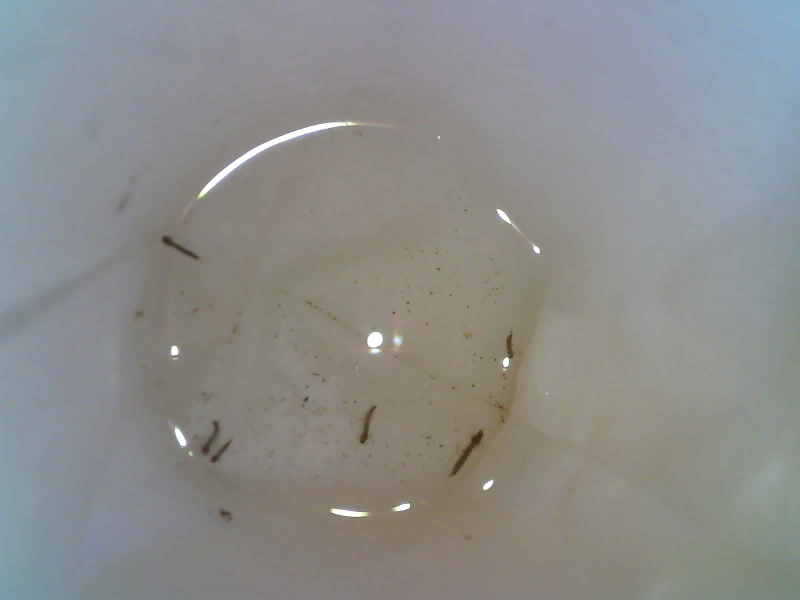
#> input picture dataset/202210242016.jpg, 1600 x 1200 px, found by its file name (shown at 1/2 size); its folder holds only this picture in this run
$ jupyter execute --allow-errors ProcesarResultados.ipynb   (shell and % lines are left out)
#> lines starting #> are read from the running program, lines starting #| are printed output that depends on the picture; after the words box and inside, x2 and y2 are one past the last pixel; in counts of white or black regions, pixels touching at a corner belong together
Para google colab montamos el drive de google y nos desplazamos a nuestra carpeta

[cell 1]
from google.colab import drive
drive.mount('/content/drive')

%cd /content/drive/MyDrive/Programacion/Python/Bots/SmartOVI

Estiramos la lista de archivos en el dataset

[cell 2]
import os
archivos = os.listdir('dataset/')

import cv2
import numpy as np

Recorremos la lista de archivos y guardamos los datos en el dataframe

[cell 3]
fechas = []
horas = []
cantidades = []

directorio = './dataset/'

for archivo in archivos:
    #contador de larvas
    cLarvas = 0

    imagen = cv2.imread(directorio + archivo)
#> imagen is the input picture: shape (1200, 1600, 3); mean B, G, R 138.8, 140.3, 139.4
    grises = cv2.cvtColor(imagen, cv2.COLOR_BGR2GRAY)
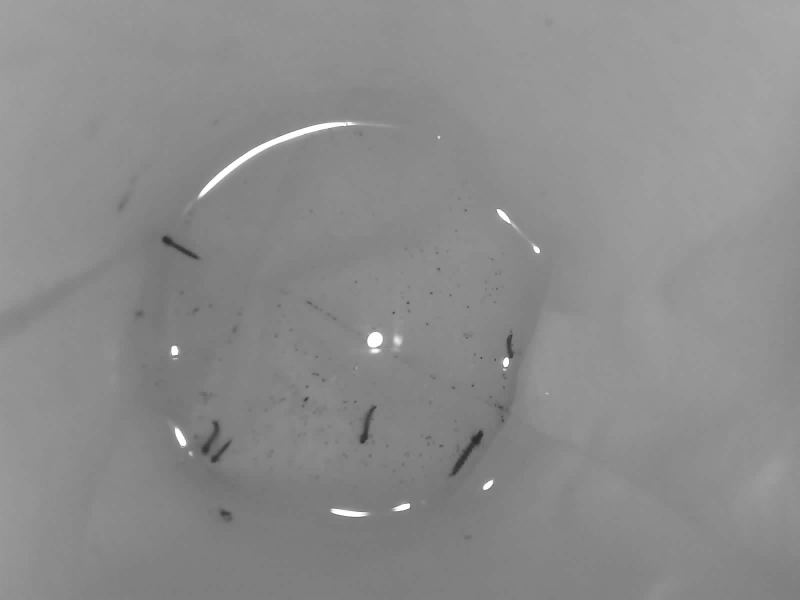
#> grises: shape (1200, 1600) (shown at 1/2 size); min 39, max 255, mean 139.9

    #se procede a realizar la umbralización con parámetros estáticos
    _,th = cv2.threshold(grises, 85, 255, cv2.THRESH_BINARY_INV)
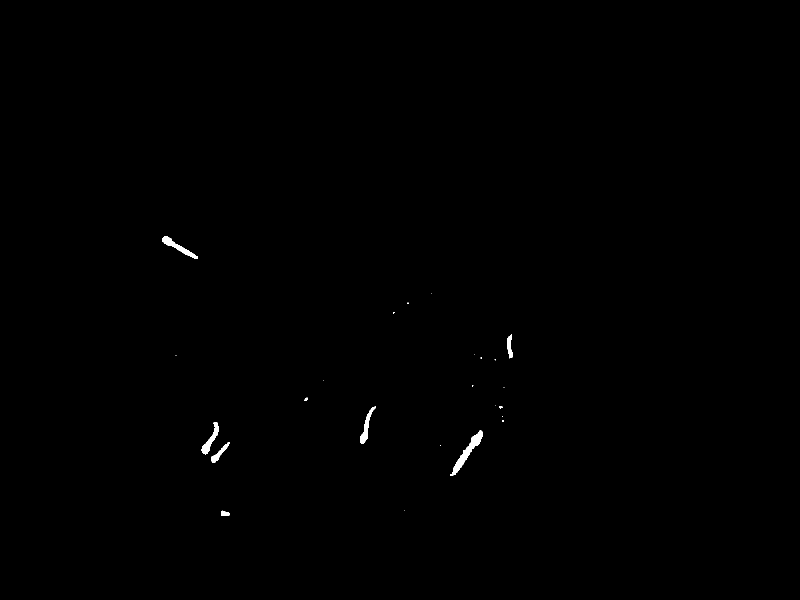
#> th: shape (1200, 1600) (shown at 1/2 size); 0.24% white; 24 white regions (15 under 20 px), largest, box (x1, y1, x2, y2) and area: (900, 861, 966, 952) 1337, (325, 472, 396, 518) 784, (403, 844, 438, 909) 689

    #se itera con operaciónes morfológicas sobre el resultado para eliminar el ruido
    kernel = np.ones((5,5),np.uint8)
    opening = cv2.morphologyEx(th, cv2.MORPH_OPEN,kernel)
#> opening: shape (1200, 1600); 0.22% white; 7 white regions

    #se utiliza el algortimo de detección por contornos para detección de objetos
    cnts,_ = cv2.findContours(opening,cv2.RETR_EXTERNAL,cv2.CHAIN_APPROX_SIMPLE)
#> cnts = 7 contours; box (x1, y1, x2, y2) and area: (904, 862, 966, 950) 1208, (325, 472, 395, 517) 697, (404, 844, 437, 908) 602, (720, 819, 746, 887) 544, (423, 888, 456, 925) 346, (1014, 672, 1026, 716) 292, (443, 1022, 459, 1032) 112

    #ciclo para recorrer los contornos y dibujar rectangulos
    for contorno in cnts:
        (x,y,w,h) = cv2.boundingRect(contorno)
        if w>11 and h>11:                                       #parametros estáticos para no dibujar contornos pequeños (suciedad)
            cv2.rectangle(imagen,(x,y),(x+w,y+h),(255,0,0),2)
            cLarvas=cLarvas+1
#> this loop made 7 passes
#> (x, y, w, h) on passes 1 to 7: (443, 1022, 16, 10), (423, 888, 33, 37), (904, 862, 62, 88), (404, 844, 33, 64), (720, 819, 26, 68), (1014, 672, 12, 44), (325, 472, 70, 45)
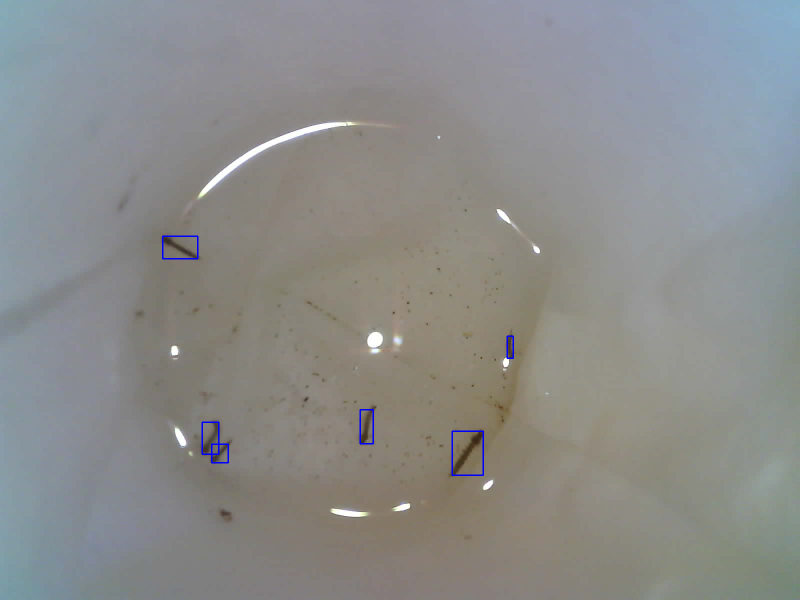
#> imagen: shape (1200, 1600, 3) (shown at 1/2 size); 0.18% of pixels changed, all inside (x1, y1, x2, y2) = (324, 471, 1028, 952)
#> after the loop, cLarvas = 6

    cantidades.append(cLarvas)
    fechas.append(archivo[0:4]+'-'+archivo[4:6]+'-'+archivo[6:8])
    horas.append(archivo[8:10]+':'+archivo[10:12])

Creamos el Dataframe donde almacenaremos los datos

[cell 4]
import pandas as pd

df = pd.DataFrame({
    "cantidad":cantidades,
    "fecha":fechas,
    "hora": horas
})
#> df = table of 1 rows and 3 columns

display(df)

Presentamos los datos obtenidos

[cell 5]
import matplotlib.pyplot as plt

x = np.linspace(1,370,370)
y = cantidades
#> y = [6]

_,ax = plt.subplots()


#> (the rest of this cell did not finish here and is left out)

[cell 6]
import matplotlib.pyplot as plt
import matplotlib.patches as mpatches
import numpy as np

x = np.linspace(1,370,370)
y = cantidades

_,ax = plt.subplots()

ax.axhline(6, ls='--', color='r')

m_rojo = mpatches.Patch(color='red', label='Muestras insertadas')
m_blue = mpatches.Patch(color='blue', label='Muestras detectadas')
ax.legend(handles = [m_blue,m_rojo])

ax.set_ylabel("Larvas detectadas")
ax.set_xlabel("Nro de muestra")

#> (the rest of this cell did not finish here and is left out)

[cell 7]
import matplotlib.pyplot as plt
import numpy as np

_,ax = plt.subplots()

ax.hist(cantidades, bins=8, linewidth=0.5, edgecolor = "white")

m_blue = mpatches.Patch(color='blue', label='Muestras detectadas')
ax.legend(handles = [m_blue])

ax.set(xlim=(1,11), xticks = np.arange(1,12),ylim=(0,100),yticks=np.linspace(1,100,10))

ax.set_ylabel("Cantidad de muestras")
ax.set_xlabel("Cantidad detectada")

plt.show()
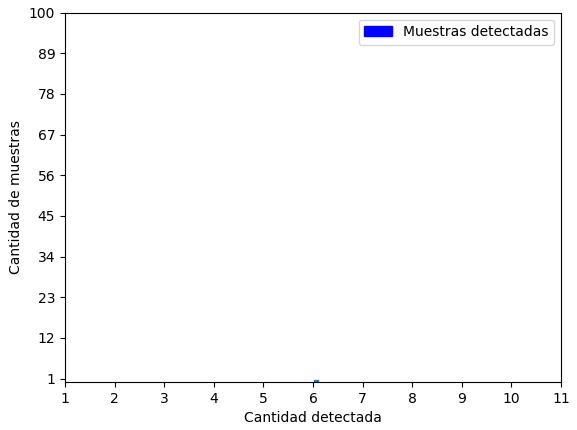
#> figure drawn by matplotlib, 1 panel; tallest bar 1 high, from x = 6 to 6.12

$ run again, on dataset/202210242124.jpg
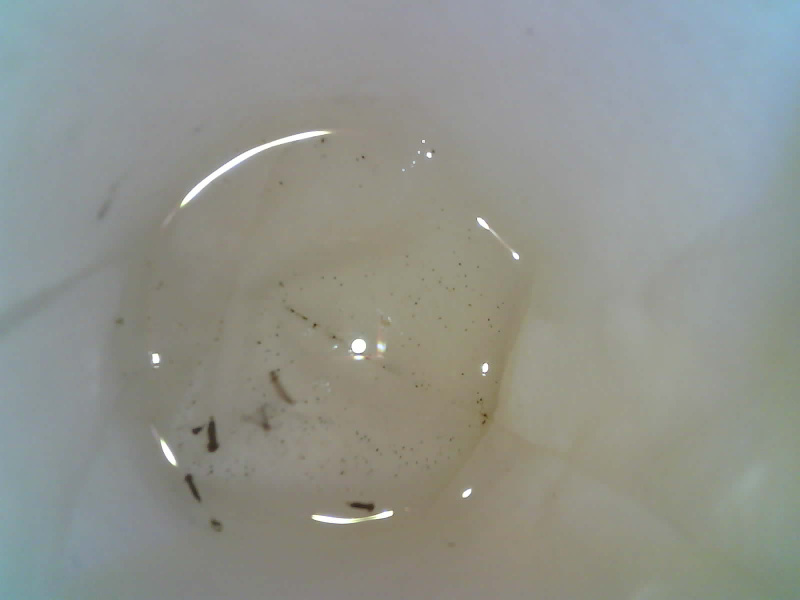
#> input picture dataset/202210242124.jpg, 1600 x 1200 px, found by its file name (shown at 1/2 size)
#> imagen is the input picture: shape (1200, 1600, 3); mean B, G, R 141.2, 147.2, 144.3
#> `_,th = cv2.threshold(grises, 85, 255, cv2.THRESH_BINARY_INV)`:
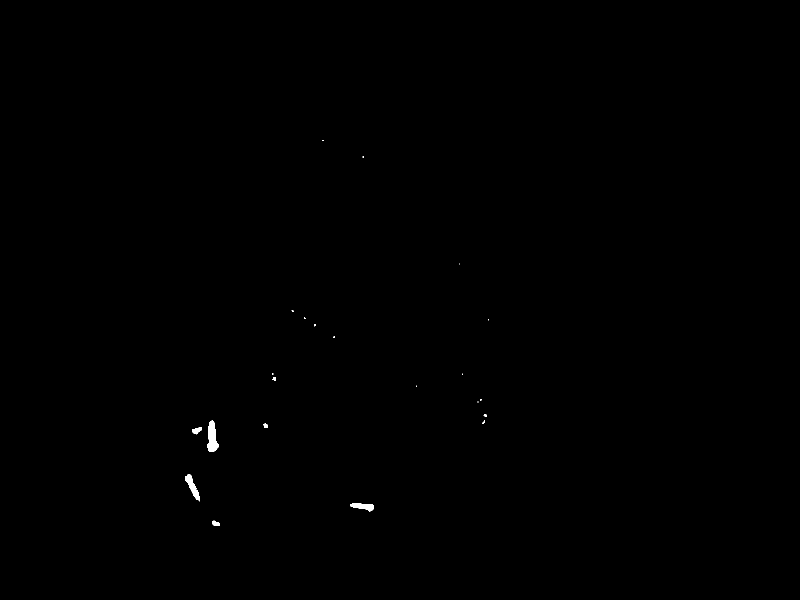
#> th: shape (1200, 1600) (shown at 1/2 size); 0.13% white; 22 white regions (13 under 20 px), largest, box (x1, y1, x2, y2) and area: (415, 841, 437, 904) 932, (370, 949, 400, 1003) 601, (700, 1006, 748, 1023) 496
#> opening: shape (1200, 1600); 0.12% white; 7 white regions
#> cnts = 7 contours; box (x1, y1, x2, y2) and area: (415, 842, 437, 904) 856, (370, 949, 400, 999) 526, (701, 1006, 748, 1022) 439, (385, 855, 404, 868) 148, (424, 1042, 439, 1052) 94, (528, 848, 536, 856) 47, (546, 755, 552, 760) 20
#> the loop `for contorno in cnts:` made 7 passes
#> (x, y, w, h) on passes 1 to 6: (424, 1042, 15, 10), (701, 1006, 47, 16), (370, 949, 30, 50), (385, 855, 19, 13), (528, 848, 8, 8), (415, 842, 22, 62)
#> after the loop `for contorno in cnts:`:
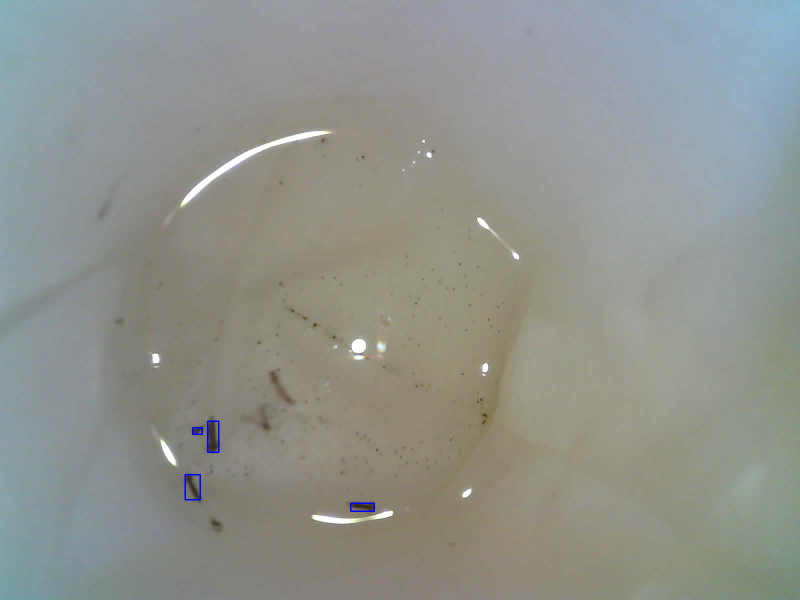
#> imagen: shape (1200, 1600, 3) (shown at 1/2 size); 0.08% of pixels changed, all inside (x1, y1, x2, y2) = (369, 841, 750, 1024)
#> after the loop `for contorno in cnts:`: cLarvas = 4
#> df = table of 1 rows and 3 columns
#> `y = cantidades`: y = [4]
